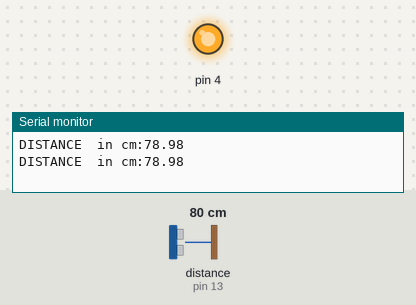
A sketch run on a simulated Arduino Uno, built with avr-gcc and run on an emulated ATmega328P. On the bench: output pins drawn as LEDs (lit = HIGH), the last lines printed to the serial monitor. Wiring (inferred from the names in the program): ultrasonic range finder: trigger pin 12; echo pin 13. Inputs (shaded band) come from the test bench; at power-on: distance to the obstacle (sensor on pin 13) 80 cm. The echo pulse lasts 58.3 µs per cm; pins used as bus, display or sensor lines are not drawn.

Above: at 6.8 s.
6.9 s: distance to the obstacle (sensor on pin 13) set to 18 cm
18.8 s: distance to the obstacle (sensor on pin 13) set to 97 cm
25.5 s: distance to the obstacle (sensor on pin 13) set to 107 cm
At 28.9 s:
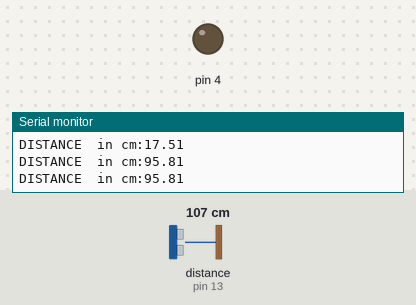
Timing chart, 0 to 30.4 s (numbered marks = the images above; inputs shaded):
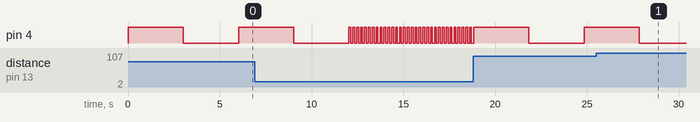

Measured:
- the behaviour switches between 101 and 102 cm on distance to the obstacle (sensor on pin 13) (found by bisection; images 0 and 1)
- after the input at 25.5 s, pin 4: goes on until 27.8 s, then stays LOW

The sketch:

ultrasonic.ino
```cpp
#define TRIG 12
#define ECHO 13
long int duration;
float distance =0 ;
void setup() {
  // put your setup code here, to run once:
  pinMode(TRIG,OUTPUT);
  pinMode(ECHO,INPUT);
  pinMode(4,OUTPUT);

  Serial.begin(9600);

}

void loop() {
  // put your main code here, to run repeatedly:
  digitalWrite(TRIG,LOW);
  delayMicroseconds(5);
  digitalWrite(TRIG,HIGH);
  delayMicroseconds(10);
  digitalWrite(TRIG,LOW);
  duration=pulseIn(ECHO,HIGH);
  distance=0.034*(duration/2);
  Serial.print("DISTANCE  in cm:");
  Serial.println(distance);
  if(distance<20)
  {
    digitalWrite(4,HIGH);
    delay(100);
    digitalWrite(4,LOW);
    delay(100);
  }
  else if(distance >20&&distance<60)
  {
    digitalWrite(4,HIGH);
    delay(1000);
    digitalWrite(4,LOW);
    delay(1000);
  }
  else if(distance >60&&distance<100)
  {
    digitalWrite(4,HIGH);
    delay(3000);
    digitalWrite(4,LOW);
    delay(3000);
  }
  else
  {
    digitalWrite(4,LOW);
  }
  delay(10);

}
```
